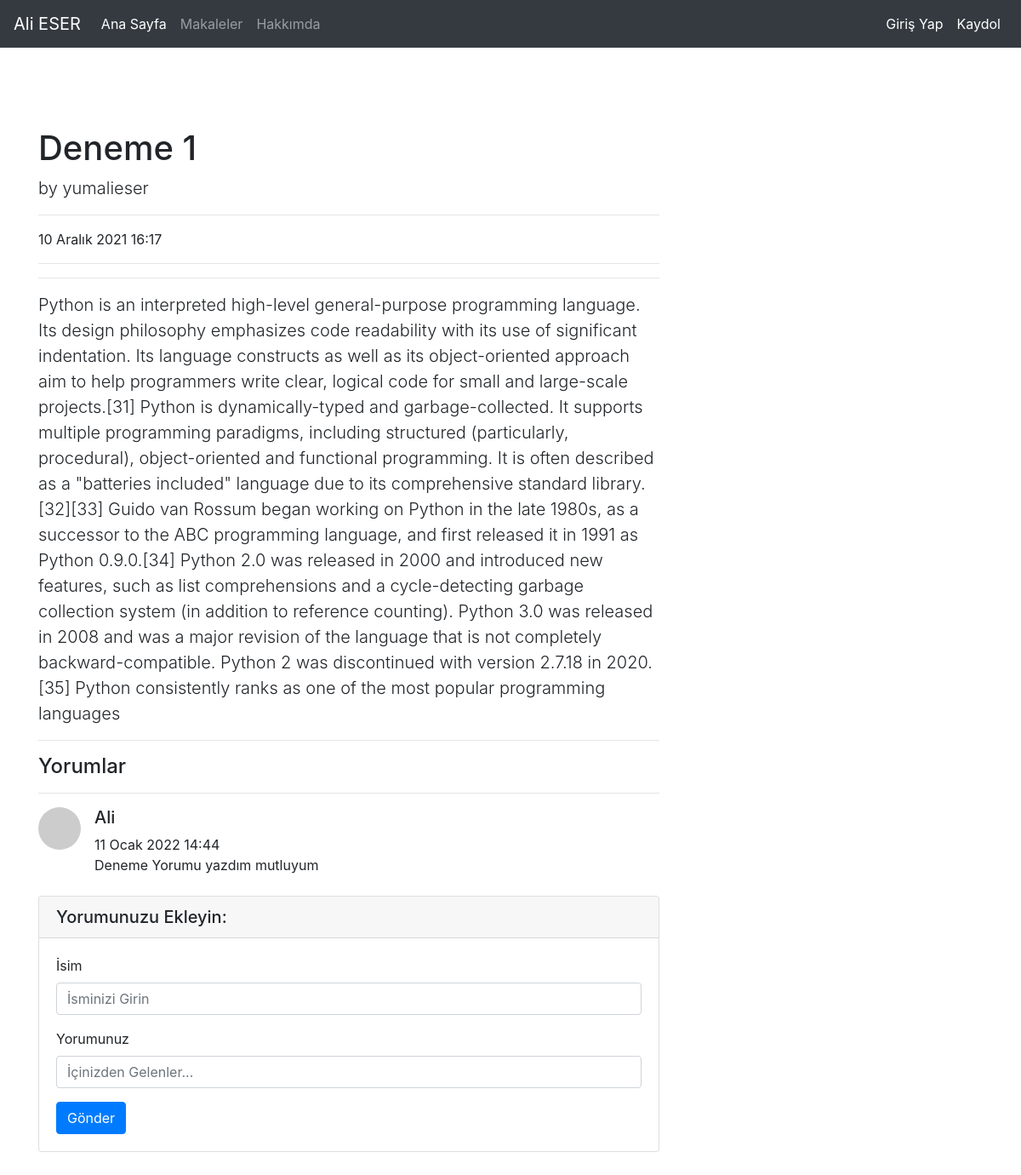
The app's page /articles/article/1 with its own data.
### article/models.py (models this page shows, shortened)
class Article(models.Model):
    author = models.ForeignKey("auth.User",on_delete=models.CASCADE, verbose_name = "Yazar")
    title = models.CharField(max_length= 50, verbose_name = "Başlık")
    content = models.TextField(verbose_name = "İçerik")
    created_date = models.DateTimeField(auto_now_add=True)
    article_image = models.FileField(blank = True,null = True,verbose_name="Makaleye Fotoğraf Ekleyin")

class Comment(models.Model):
    article = models.ForeignKey(Article,on_delete = models.CASCADE, verbose_name= "Makale", related_name= "comments")
    comment_author = models.CharField(max_length= 20, verbose_name= "İsim")
    comment_content = models.CharField(max_length= 172, verbose_name= "Yorumunuz")
    comment_date = models.DateTimeField(auto_now_add=True)

### article/views.py (the view)
# urls.py: path('article/<int:id>', views.detail,name= "detail"),
def detail(request,id):
    article = get_object_or_404(Article,id = id)
    comments = article.comments.all()
    return render(request,"detail.html",{"article":article, "comments":comments})

### templates/detail.html (shortened to what this page needs)
{% extends "layout.html" %}
{% block body %}
     <div class="row">
      <div class="col-lg-8">
        <h1 class="mt-4">{{article.title}}</h1>
        <p class="lead">
          by
          {{article.author.username}}
        </p>
        <hr>
        <p>{{article.created_date}}</p>
        <hr>
        <hr>
        <p class="lead">
        {{article.content}}
        </p>
        <hr>
        <h4>Yorumlar</h4>
        <hr>
        {% if comments %}
        {% for comment in comments %}
          <div class="media mb-4">
            <img class="d-flex mr-3 rounded-circle" src="http://placehold.it/50x50" alt="">
            <div class="media-body">
              <h5 class="mt-0">{{comment.comment_author}}</h5>
                {{comment.comment_date}} <br>
                {{comment.comment_content}}
            </div>
          </div>
        {% endfor %}
        {% else %}
          <div class = "alert alert-danger">
            Bu Makaleye Yorum Yapılmamış, İlk Yorum Yapan Siz Olun !..
          </div>
        {% endif %}
        <div class="card my-4">
          <h5 class="card-header">Yorumunuzu Ekleyin:</h5>
          <div class="card-body">
            <form method= "post" action = "/articles/articles/{article.id}">
                <div class="form-group">
                  <label for="formGroupExampleInput">İsim</label>
                  <input name = "comment_author" type="text" class="form-control" id="formGroupExampleInput" placeholder="İsminizi Girin">
                </div>
                <div class="form-group">
                  <label for="formGroupExampleInput2">Yorumunuz</label>
                  <input name = "comment_content" type="text" class="form-control" id="formGroupExampleInput2" placeholder="İçinizden Gelenler...">
                </div>
              <button type="submit" class="btn btn-primary">Gönder</button>
            </form>
          </div>
        </div>
    </div>
{% endblock body %}

### records on screen
Article: title "Deneme 1", author.username "yumalieser", created_date "10 Aralık 2021 16:17", content "Python is an interpreted high-level general-purpose programming language. Its design philosophy emphasizes code readability with its use of significant indentation. Its language constructs as well as its object-oriented approach aim to help programmers write clear, logical code for small and large-scale projects.[31] Python is dynamically-typed and garbage-collected. It supports multiple programming paradigms, including structured (particularly, procedural), object-oriented and functional programming. It is often described as a \"batteries included\" language due to its comprehensive standard library.[32][33] Guido van Rossum began working on Python in the late 1980s, as a successor to the…"
Comment: comment_author "Ali", comment_date "11 Ocak 2022 14:44", comment_content "Deneme Yorumu yazdım mutluyum"
